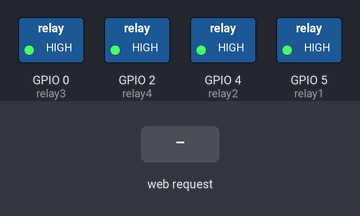
Recording of a sketch running on a simulated ESP8266 (NodeMCU). On the bench: switched loads named in the sketch (green lamp = pin HIGH). The inputs (shaded band) are chosen by the test bench. WiFi joins after 1.5 s; servers stay silent unless stated; what the sketch prints to the serial monitor is not drawn.

Above: at 2.7 s.
2.8 s: HTTP request GET /5/on received
At 3.1 s:
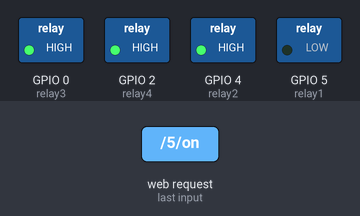
4.3 s: HTTP request GET /4/on received
At 5.4 s:
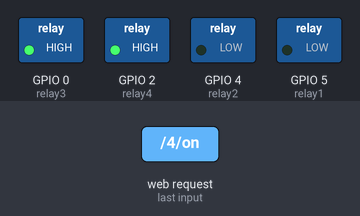
5.8 s: HTTP request GET /5/off received
At 6.5 s:
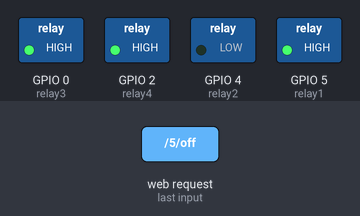
7.3 s: HTTP request GET /0/on received
At 7.7 s:
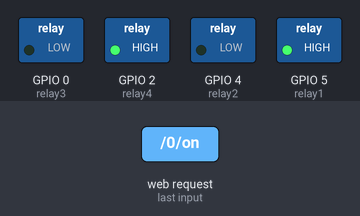
8.8 s: HTTP request GET /4/off received
At 10.0 s:
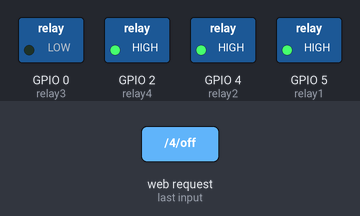
10.3 s: HTTP request GET /2/on received
At 11.2 s:
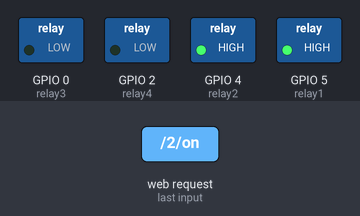
Timing chart, 0 to 12.8 s (numbered marks = the images above; inputs shaded):
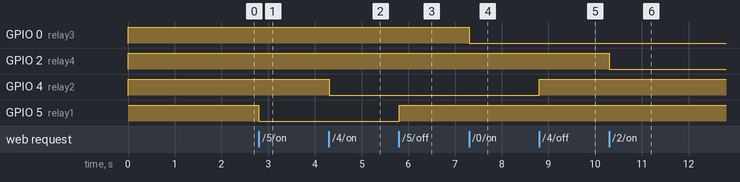

The sketch:

ESP8266_WEB_RALAY.ino
```cpp
 #include <ESP8266WiFi.h>
// Replace with your network credentials
const char* ssid = "ESP8266_RELAY"; // Input your wifi network name
const char* password = "12345678"; // Input your wifi password

/************************|
 * ตั้งค่า Static IP ตรงนี้   |
 ************************/
    IPAddress local_IP(192, 168, 4, 1);
    IPAddress gateway(192, 168, 4, 1);
    IPAddress subnet(255, 255, 254, 0);
    IPAddress primaryDNS(8, 8, 8, 8);

/****************************************************************|
 * ตั้งค่าเซิฟเวอร์ พอร์ต 80 (ถ้าตั้งเลขอื่น ต้องเข้าด้วย http://{IP}:{เลขport}  |
 ****************************************************************/
    WiFiServer server(80);

// Variable to store the HTTP request
    String header;

// Auxiliar variables to store the current output state
String relay1State = "off";
String relay2State = "off";
String relay3State = "off";
String relay4State = "off";

// Assign output variables to GPIO pins
const int relay1 = 5; // GPIO5 D1
const int relay2 = 4; // GPIO4 D2
const int relay3 = 0; // GPIO0 D3
const int relay4 = 2; // GPIO2 D4

void setup() {
  Serial.begin(115200);
  // Initialize the output variables as outputs
  pinMode(relay1, OUTPUT);
  pinMode(relay2, OUTPUT);
  pinMode(relay3, OUTPUT);
  pinMode(relay4, OUTPUT);
  // Set outputs to HIGH. relay active LOW
  digitalWrite(relay1, HIGH);
  digitalWrite(relay2, HIGH);
  digitalWrite(relay3, HIGH);
  digitalWrite(relay4, HIGH);

  /************************************************|
   * เริ่มตั้งค่า WiFi ด้วย Static ip ที่ตั้งไว้ด้วยคำสั่ง config |
   * และต่อ WiFi ด้วยคำสั่ง begin                      |
   ***********************************************/
      //Format : void config(IPAddress local_ip, IPAddress dns_server, IPAddress gateway, IPAddress subnet);
      WiFi.config(local_IP, primaryDNS, gateway, subnet);

      Serial.print("Connecting to ");
      Serial.println(ssid);

      WiFi.begin(ssid, password);
      while (WiFi.status() != WL_CONNECTED) {
        delay(50);
        Serial.print(".");
      }

      // แสดงค่า Ip หลังต่อเชื่อมต่อ WiFi สำเร็จแล้ว
      Serial.println("");
      Serial.println("WiFi connected.");
      Serial.println("IP address: ");
      Serial.println(WiFi.localIP());

  /****************|
   * เริ่ม Server    |
   ****************/
      server.begin();
}

void loop() {
 WiFiClient client = server.available();   // Listen for incoming clients

  if (client) {                             // If a new client connects,
    Serial.println("New Client.");          // print a message out in the serial port
    String currentLine = "";                // make a String to hold incoming data from the client
    while (client.connected()) {            // loop while the client's connected
      if (client.available()) {             // if there's bytes to read from the client,
        char c = client.read();             // read a byte, then
        Serial.write(c);                    // print it out the serial monitor
        header += c;
        if (c == '\n') {                    // if the byte is a newline character
          // if the current line is blank, you got two newline characters in a row.
          // that's the end of the client HTTP request, so send a response:
          if (currentLine.length() == 0) {
            // HTTP headers always start with a response code (e.g. HTTP/1.1 200 OK)
            // and a content-type so the client knows what's coming, then a blank line:
            client.println("HTTP/1.1 200 OK");
            client.println("Content-type:text/html");
            client.println("Connection: close");
            client.println();

            // turns the GPIOs on and off
            if (header.indexOf("GET /5/on") >= 0)
            {
              Serial.println("GPIO 5 on");
              relay1State = "on";
              digitalWrite(relay1, LOW);
            }
            else if (header.indexOf("GET /5/off") >= 0)
            {
              Serial.println("GPIO 5 off");
              relay1State = "off";
              digitalWrite(relay1, HIGH);
            }
            else if (header.indexOf("GET /4/on") >= 0) {
              Serial.println("GPIO 4 on");
              relay2State = "on";
              digitalWrite(relay2, LOW);
            }
            else if (header.indexOf("GET /4/off") >= 0) {
              Serial.println("GPIO 4 off");
              relay2State = "off";
              digitalWrite(relay2, HIGH);
            }
            else if (header.indexOf("GET /0/on") >= 0)
            {
              Serial.println("GPIO 0 on");
              relay3State = "on";
              digitalWrite(relay3, LOW);
            }
            else if (header.indexOf("GET /0/off") >= 0)
            {
              Serial.println("GPIO 0 off");
              relay3State = "off";
              digitalWrite(relay3, HIGH);
            }
            else if (header.indexOf("GET /2/on") >= 0) {
              Serial.println("GPIO 2 on");
              relay4State = "on";
              digitalWrite(relay4, LOW);
            }
            else if (header.indexOf("GET /2/off") >= 0) {
              Serial.println("GPIO 2 off");
              relay4State = "off";
              digitalWrite(relay4, HIGH);
            }

            // Display the HTML web page
            client.println("<!DOCTYPE html><html>");
            client.println("<head><meta name=\"viewport\" content=\"width=device-width, initial-scale=1\">");
            //client.println("<link rel=\"icon\" href=\"data:,\">");
            // CSS to style the on/off buttons
            // Feel free to change the background-color and font-size attributes to fit your preferences
            client.println("<style>html, body { font-family: Helvetica; display: block; margin: 0px auto; text-align: center;}");
            client.println(".button { background-color: #209e48; border: none; color: white; padding: 12px 24px;");
            client.println("text-decoration: none; font-size: 20px; margin: 2px; cursor: pointer;}");
            client.println(".button2 {background-color: #c20a0a;}");
            client.println(".textbox {width: 80px; border: 1px solid #333; padding: 16px 20px 0px 24px; background-image: linear-gradient(180deg, #fff, #ddd 40%, #ccc);}");
            client.println(".mytext {font-size: 16px; font-weight:bold; font-family:Arial ; text-align: justify;}");
            client.println("#container {width: 100%; height: 100%; margin-left: 5px; margin-top: 20px; padding: 10px; display: -webkit-flex; -webkit-justify-content: center; display: flex; justify-content: center;} ");

            client.println("</style></head>");


            // Web Page Heading
            client.println("<body><h1>NodeMCU Web Server Relay Control</h1>");

            // Display current state, and ON/OFF buttons for GPIO 5
            client.println("<div id=\"container\">");
            client.println("<p><div class=\"textbox mytext\">RELAY 1 </div> ");
            // If the relay1State is off, it displays the ON button
            if (relay1State == "off") {
              client.println("<a href=\"/5/on\"><button class=\"button\">OFF</button></a></p>");
            } else {
              client.println("<a href=\"/5/off\"><button class=\"button button2\">ON</button></a></p>");
            }
            client.println("</div>");

            // Display current state, and ON/OFF buttons for GPIO 4
            client.println("<div id=\"container\">");
            client.println("<p><div class=\"textbox mytext\">RELAY 2 </div> ");
            // If the relay2State is off, it displays the ON button
            if (relay2State == "off") {
              client.println("<a href=\"/4/on\"><button class=\"button\">OFF</button></a></p>");
            } else {
              client.println("<a href=\"/4/off\"><button class=\"button button2\">ON</button></a></p>");
            }
            client.println("</div>");

            // Display current state, and ON/OFF buttons for GPIO 0
            client.println("<div id=\"container\">");
            client.println("<p><div class=\"textbox mytext\">RELAY 3 </div>");
            // If the relay1State is off, it displays the ON button
            if (relay3State == "off") {
              client.println("<a href=\"/0/on\"><button class=\"button\">OFF</button></a></p>");
            } else {
              client.println("<a href=\"/0/off\"><button class=\"button button2\">ON</button></a></p>");
            }
            client.println("</div>");

            // Display current state, and ON/OFF buttons for GPIO 2
            client.println("<div id=\"container\">");
            client.println("<p><div class=\"textbox mytext\">RELAY 4 </div>");
            // If the relay2State is off, it displays the ON button
            if (relay4State == "off") {
              client.println("<a href=\"/2/on\"><button class=\"button\">OFF</button></a></p>");
            } else {
              client.println("<a href=\"/2/off\"><button class=\"button button2\">ON</button></a></p>");
            }
            client.println("</div>");

            client.println("</body></html>");

            // The HTTP response ends with another blank line
            client.println();
            // Break out of the while loop
            break;
          } else { // if you got a newline, then clear currentLine
            currentLine = "";
          }
        } else if (c != '\r') {  // if you got anything else but a carriage return character,
          currentLine += c;      // add it to the end of the currentLine
        }
      }
    }
    // Clear the header variable
    header = "";
    // Close the connection
    client.stop();
    Serial.println("Client disconnected.");
    Serial.println("");
  }
}
```

Measured:
- after the input at 2.8 s, GPIO 5 (relay1): HIGH → LOW at once
- after the input at 4.3 s, GPIO 4 (relay2): HIGH → LOW at once
- after the input at 5.8 s, GPIO 5 (relay1): LOW → HIGH at once
- after the input at 7.3 s, GPIO 0 (relay3): HIGH → LOW at once
- after the input at 8.8 s, GPIO 4 (relay2): LOW → HIGH at once
- after the input at 10.3 s, GPIO 2 (relay4): HIGH → LOW at once
